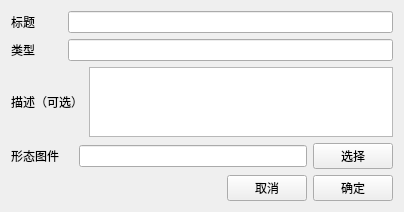
<?xml version="1.0" encoding="UTF-8"?>
<ui version="4.0">
 <class>weiguanxingtai</class>
 <widget class="QWidget" name="weiguanxingtai">
  <property name="geometry">
   <rect>
    <x>0</x>
    <y>0</y>
    <width>404</width>
    <height>209</height>
   </rect>
  </property>
  <property name="baseSize">
   <size>
    <width>400</width>
    <height>350</height>
   </size>
  </property>
  <property name="windowTitle">
   <string>微观形态设计</string>
  </property>
  <layout class="QGridLayout" name="gridLayout">
   <item row="0" column="0">
    <layout class="QHBoxLayout" name="horizontalLayout">
     <item>
      <widget class="QLabel" name="label">
       <property name="text">
        <string>标题        </string>
       </property>
      </widget>
     </item>
     <item>
      <widget class="QLineEdit" name="titleEdit"/>
     </item>
    </layout>
   </item>
   <item row="1" column="0">
    <layout class="QHBoxLayout" name="horizontalLayout_2">
     <item>
      <widget class="QLabel" name="label_2">
       <property name="text">
        <string>类型        </string>
       </property>
      </widget>
     </item>
     <item>
      <widget class="QLineEdit" name="typeEdit"/>
     </item>
    </layout>
   </item>
   <item row="2" column="0">
    <layout class="QHBoxLayout" name="horizontalLayout_4">
     <item>
      <widget class="QLabel" name="label_4">
       <property name="text">
        <string>描述（可选）</string>
       </property>
      </widget>
     </item>
     <item>
      <widget class="QTextEdit" name="desEdit"/>
     </item>
    </layout>
   </item>
   <item row="4" column="0">
    <layout class="QHBoxLayout" name="horizontalLayout_6">
     <item>
      <spacer name="horizontalSpacer">
       <property name="orientation">
        <enum>Qt::Horizontal</enum>
       </property>
       <property name="sizeHint" stdset="0">
        <size>
         <width>40</width>
         <height>20</height>
        </size>
       </property>
      </spacer>
     </item>
     <item>
      <widget class="QPushButton" name="cancelBtn">
       <property name="text">
        <string>取消</string>
       </property>
      </widget>
     </item>
     <item>
      <widget class="QPushButton" name="nextBtn">
       <property name="text">
        <string>确定</string>
       </property>
      </widget>
     </item>
    </layout>
   </item>
   <item row="3" column="0">
    <layout class="QHBoxLayout" name="horizontalLayout_5">
     <item>
      <widget class="QLabel" name="label_5">
       <property name="text">
        <string>形态图件    </string>
       </property>
      </widget>
     </item>
     <item>
      <widget class="QLineEdit" name="pathEdit"/>
     </item>
     <item>
      <widget class="QPushButton" name="chooseBtn">
       <property name="text">
        <string>选择</string>
       </property>
      </widget>
     </item>
    </layout>
   </item>
  </layout>
 </widget>
 <resources/>
 <connections/>
</ui>
